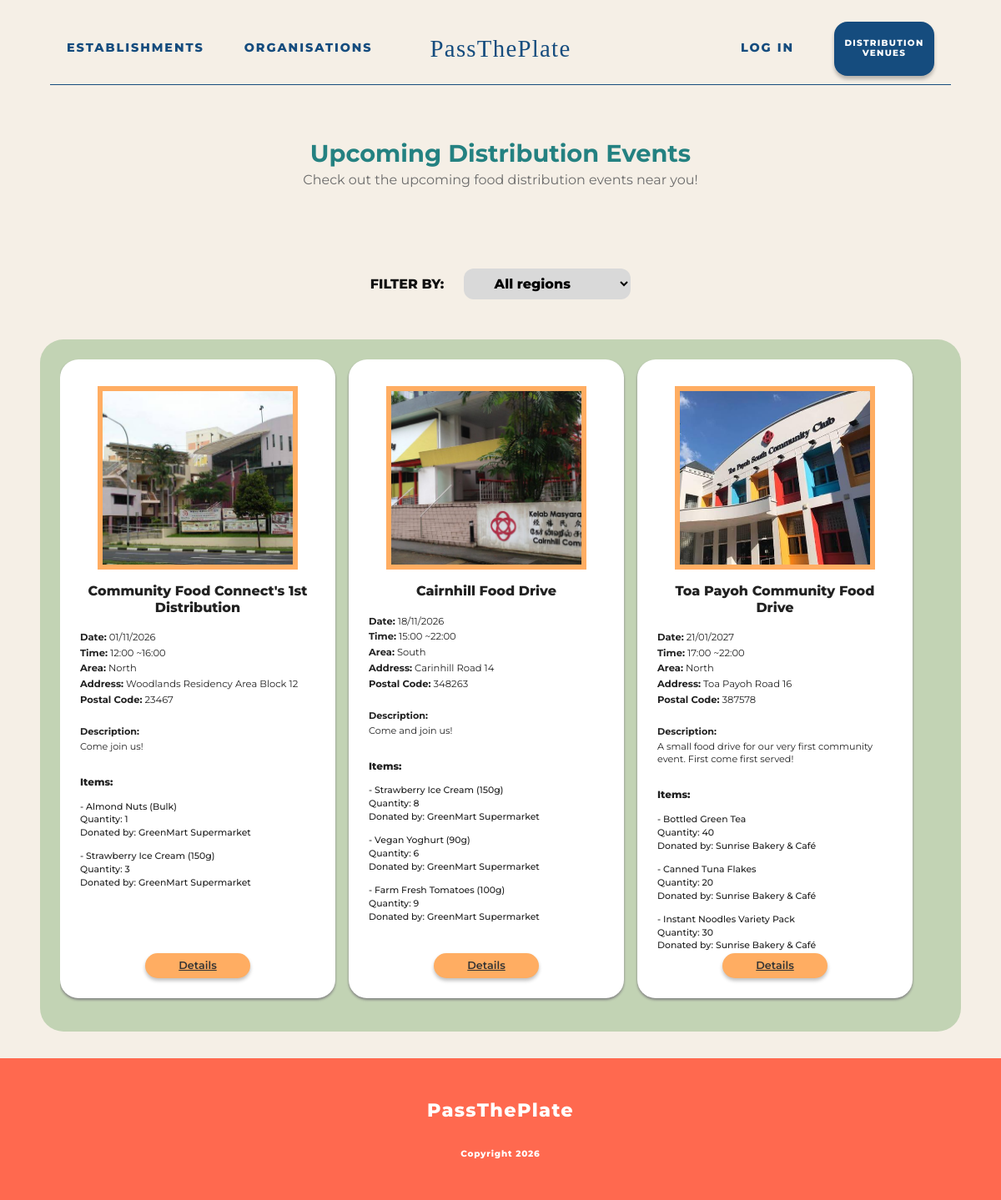
The app's page /public_distribution_events/, older data.
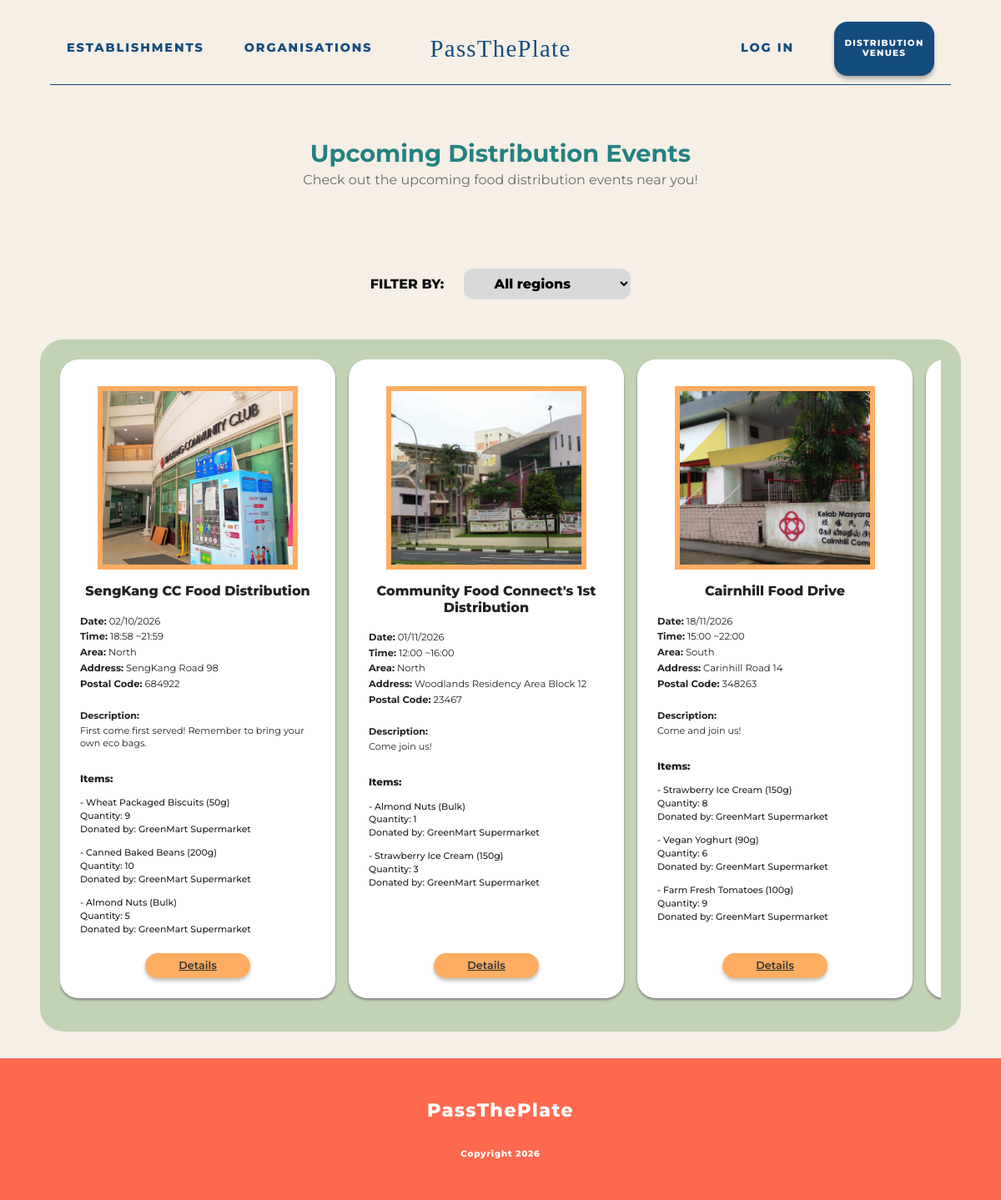
The same page, newer data.
### foodrescue/models.py (models this page shows, shortened)
class DistributionEvent(models.Model):
    class Area(models.TextChoices):
        NORTH = "north", "North"
        EAST = "east", "East"
        SOUTH = "south", "South"
        WEST = "west", "West"
        CENTRAL = "central", "Central"
    class Status(models.TextChoices):
        DRAFT = "draft", "Draft"
        PUBLISHED = "published", "Published"
        COMPLETED = "completed", "Completed"
        CANCELLED = "cancelled", "Cancelled"
    organisation = models.ForeignKey(
        Organisation,
        on_delete=models.CASCADE,
        related_name="distribution_events"
    )
    thumbnail = models.ImageField(
        upload_to="event_thumbnails/",
        blank=True,
        null=True
    )
    name = models.CharField(max_length=200)
    area = models.CharField(max_length=20, choices=Area.choices)
    address = models.TextField()
    postal_code = models.CharField(max_length=10)
    description = models.TextField(blank=True)
    event_date = models.DateField()
    start_time = models.TimeField()
    end_time = models.TimeField(blank=True, null=True)
    remarks = models.TextField(blank=True)
    status = models.CharField(
        max_length=20,
        choices=Status.choices,
        default=Status.DRAFT
    )
    created_at = models.DateTimeField(auto_now_add=True)
    updated_at = models.DateTimeField(auto_now=True)

class DistributionEventItem(models.Model):
    event = models.ForeignKey(
        DistributionEvent,
        on_delete=models.CASCADE,
        related_name="event_items"
    )
    reservation = models.ForeignKey(
        Reservation,
        on_delete=models.CASCADE,
        related_name="distribution_event_items"
    )
    quantity = models.PositiveIntegerField(default=1)
    added_at = models.DateTimeField(auto_now_add=True)
    class Meta:
        unique_together = ("event", "reservation")

class Reservation(models.Model):
    class Status(models.TextChoices):
        PENDING = "pending", "Pending"
        APPROVED = "approved", "Approved"
        REJECTED = "rejected", "Rejected"
        CANCELLED = "cancelled", "Cancelled"
        COLLECTED = "collected", "Collected"
    food_listing = models.ForeignKey(
        FoodListing,
        on_delete=models.CASCADE,
        related_name="reservations"
    )
    organisation = models.ForeignKey(
        Organisation,
        on_delete=models.CASCADE,
        related_name="reservations"
    )
    status = models.CharField(
        max_length=20,
        choices=Status.choices,
        default=Status.PENDING
    )
    message = models.TextField(blank=True)
    pickup_date = models.DateField()
    pickup_time = models.TimeField()
    organisation_marked_completed = models.BooleanField(default=False)
    establishment_marked_completed = models.BooleanField(default=False)
    completed_at = models.DateTimeField(blank=True, null=True)
    created_at = models.DateTimeField(auto_now_add=True)
    updated_at = models.DateTimeField(auto_now=True)

class FoodListing(models.Model):
    class Status(models.TextChoices):
        AVAILABLE = "available", "Available"
        RESERVED = "reserved", "Reserved"
        COMPLETED = "completed", "Completed"
        EXPIRED = "expired", "Expired"
    class Category(models.TextChoices):
        BAKERY = "bakery", "Bakery"
        PACKAGED_FOOD = "packaged_food", "Packaged Food"
        DRY_GOODS = "dry_goods", "Dry Goods"
        FRESH_PRODUCE = "fresh_produce", "Fresh Produce"
        CHILLED = "chilled", "Chilled"
        FROZEN = "frozen", "Frozen"
        BEVERAGES = "beverages", "Beverages"
        OTHER = "other", "Other"
    establishment = models.ForeignKey(
        Establishment,
        on_delete=models.CASCADE,
        related_name="food_listings"
    )
    name = models.CharField(max_length=200)
    category = models.CharField(
        max_length=30,
        choices=Category.choices,
        default=Category.OTHER
    )
    image = models.ImageField(
        upload_to="food_listing_images/",
        blank=True,
        null=True
    )
    description = models.TextField(blank=True)
    allergens = models.CharField(max_length=255, blank=True)
    status = models.CharField(
        max_length=20,
        choices=Status.choices,
        default=Status.AVAILABLE
    )
    weight_kg = models.DecimalField(max_digits=8, decimal_places=2)
    quantity = models.PositiveIntegerField()
    expiry_date = models.DateField()
    is_halal = models.BooleanField(default=False)
    pickup_location = models.TextField()
    created_at = models.DateTimeField(auto_now_add=True)
    updated_at = models.DateTimeField(auto_now=True)

class Establishment(models.Model):
    class Region(models.TextChoices):
        NORTH = "north", "North"
        EAST = "east", "East"
        SOUTH = "south", "South"
        WEST = "west", "West"
        CENTRAL = "central", "Central"
    class BusinessType(models.TextChoices):
        SUPERMARKET = "supermarket", "Supermarket"
        BAKERY = "bakery", "Bakery"
        WHOLESALER = "wholesaler", "Wholesaler"
        MANUFACTURER = "manufacturer", "Manufacturer"
        OTHER = "other", "Other"
    user = models.OneToOneField(
        settings.AUTH_USER_MODEL,
        on_delete=models.CASCADE,
        related_name="establishment_profile"
    )
    business_name = models.CharField(max_length=200)
    profile_image = models.ImageField(
        upload_to="establishment_profile_images/",
        blank=True,
        null=True
    )
    description = models.TextField(blank=True)
    address = models.TextField()
    postal_code = models.CharField(
        max_length=10,
        blank=True
    )
    general_location = models.CharField(
        max_length=20,
        choices=Region.choices,
        default=Region.WEST
    )
    business_type = models.CharField(
        max_length=30,
        choices=BusinessType.choices,
        blank=True
    )
    contact_number = models.CharField(max_length=30, blank=True)
    certification_file = models.FileField(
        upload_to="establishment_certifications/",
        blank=True,
        null=True,
        validators=[FileExtensionValidator(allowed_extensions=["pdf"])]
    )
    is_verified = models.BooleanField(default=False)
    created_at = models.DateTimeField(auto_now_add=True)

### foodrescue/views.py (the view)
# urls.py: path("public_distribution_events/", views.public_distribution_events, name="public_distribution_events"),
def public_distribution_events(request):
    selected_region = request.GET.get("region", "")
    events = DistributionEvent.objects.filter(
        status=DistributionEvent.Status.PUBLISHED
    ).order_by("event_date", "start_time")
    if selected_region:
        events = events.filter(area=selected_region)
    return render(request, "foodrescue/public-pages/public-distribution-events.html", {
        "events": events,
        "selected_region": selected_region,
        "regions": DistributionEvent.Area.choices,
    })

### foodrescue/templates/foodrescue/public-pages/public-distribution-events.html (shortened to what the changed rows need)
{% load static %}
<!doctype html>
<html>
    <head>
        <link rel="stylesheet" href="{% static 'foodrescue/base.css' %}">
        <link rel="stylesheet" href="{% static 'foodrescue/navbar-public.css' %}">
        <link rel="stylesheet" href="{% static 'foodrescue/footer.css' %}">
        <link rel="stylesheet" href="{% static 'foodrescue/public/public-distribution-events.css' %}">
    </head>
    <body>
        <main class="distribution-page-wrapper">
            <section class="distribution-header">
                <h1>Upcoming Distribution Events</h1>
            </section>
            <section class="distribution-events-section">
                <div class="distribution-panel">
                    <div class="distribution-scroll-wrapper">
                        <div class="distribution-card-row">
                            {% for event in events %}
                                <article class="distribution-card">
                                    <div class="distribution-image-box">
                                        {% if event.thumbnail %}
                                            <img src="{{ event.thumbnail.url }}" class="distribution-image" alt="{{ event.name }}">
                                        {% else %}
                                            <div class="distribution-image-placeholder"></div>
                                        {% endif %}
                                    </div>
                                    <h3 class="distribution-card-title">
                                        {{ event.name }}
                                    </h3>
                                    <div class="distribution-card-info">
                                        <p>
                                            <strong>Date:</strong>
                                            {{ event.event_date|date:"d/m/Y" }}
                                        </p>
                                        <p>
                                            <strong>Time:</strong>
                                            {{ event.start_time|time:"H:i" }}
                                            {% if event.end_time %}
                                                ~{{ event.end_time|time:"H:i" }}
                                            {% endif %}
                                        </p>
                                        <p>
                                            <strong>Area:</strong>
                                            {{ event.get_area_display }}
                                        </p>
                                        <p>
                                            <strong>Address:</strong>
                                            {{ event.address }}
                                        </p>
                                        <p>
                                            <strong>Postal Code:</strong>
                                            {{ event.postal_code }}
                                        </p>
                                    </div>
                                    <div class="distribution-description">
                                        <p>
                                            <strong>Description:</strong>
                                        </p>
                                        <p>
                                            {% if event.description %}
                                                {{ event.description }}
                                            {% else %}
                                                No description provided.
                                            {% endif %}
                                        </p>
                                    </div>
                                    <div class="distribution-items-section">
                                        <p class="distribution-items-title">Items:</p>
                                        <div class="distribution-items-scroll">
                                            {% for item in event.event_items.all %}
                                                <div class="distribution-item">
                                                    <p>
                                                        - {{ item.reservation.food_listing.name }}
                                                    </p>
                                                    <p>
                                                        Quantity: {{ item.quantity }}
                                                    </p>
                                                    <p>
                                                        Donated by:
                                                        {{ item.reservation.food_listing.establishment.business_name }}
                                                    </p>
                                                </div>
                                            {% empty %}
                                                <p class="empty-card-message">No items added.</p>
                                            {% endfor %}
                                        </div>
                                    </div>
                                    <a href="{% url 'event_detail' event.id %}" class="distribution-details-button">
                                        Details
                                    </a>
                                </article>
                            {% empty %}
                                <p class="empty-message">No upcoming distribution events available yet.</p>
                            {% endfor %}
                        </div>
                    </div>
                </div>
            </section>
        </main>
        {% include "foodrescue/includes/footer.html" %}
    </body>
</html>

Row changes from the older to the newer data that the page shows:
no longer on this page (row unchanged): DistributionEvent: thumbnail (picture), name "Toa Payoh Community Food Drive", event_date "21/01/2027", start_time "17:00", end_time "22:00", area "North", address "Toa Payoh Road 16", postal_code "387578", description "A small food drive for our very first community event. First come first served!"
no longer on this page (row unchanged): DistributionEventItem: reservation.food_listing.name "Bottled Green Tea", quantity "40", reservation.food_listing.establishment.business_name "Sunrise Bakery & Café", shown under "Toa Payoh Community Food Drive"
no longer on this page (row unchanged): DistributionEventItem: reservation.food_listing.name "Canned Tuna Flakes", quantity "20", reservation.food_listing.establishment.business_name "Sunrise Bakery & Café", shown under "Toa Payoh Community Food Drive"
no longer on this page (row unchanged): DistributionEventItem: reservation.food_listing.name "Instant Noodles Variety Pack", quantity "30", reservation.food_listing.establishment.business_name "Sunrise Bakery & Café", shown under "Toa Payoh Community Food Drive"
added DistributionEvent: thumbnail (picture), name "SengKang CC Food Distribution", event_date "02/10/2026", start_time "18:58", end_time "21:59", area "North", address "SengKang Road 98", postal_code "684922", description "First come first served! Remember to bring your own eco bags."
added DistributionEventItem: reservation.food_listing.name "Wheat Packaged Biscuits (50g)", quantity "9", reservation.food_listing.establishment.business_name "GreenMart Supermarket", shown under "SengKang CC Food Distribution"
added DistributionEventItem: reservation.food_listing.name "Canned Baked Beans (200g)", quantity "10", reservation.food_listing.establishment.business_name "GreenMart Supermarket", shown under "SengKang CC Food Distribution"
added DistributionEventItem: reservation.food_listing.name "Almond Nuts (Bulk)", quantity "5", reservation.food_listing.establishment.business_name "GreenMart Supermarket", shown under "SengKang CC Food Distribution"
